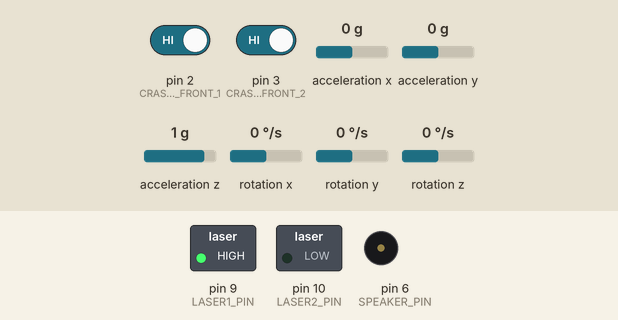
This sketch was run on a simulated Arduino Uno, built with avr-gcc and run on an emulated ATmega328P. On the bench: switched loads named in the sketch (green lamp = pin HIGH), buzzer (waves = sounding). Inputs (shaded band) come from the test bench; at power-on: pin 2 (CRASH_SENSOR_FRONT_1) HIGH, pin 3 (CRASH_SENSOR_FRONT_2) HIGH, acceleration x 0 g, acceleration y 0 g, acceleration z 1 g, rotation x 0 °/s, rotation y 0 °/s, rotation z 0 °/s. What the sketch prints to the serial monitor is not drawn.

Above: at 2.7 s.
2.8 s: pin 2 (CRASH_SENSOR_FRONT_1) driven LOW
At 2.89 s:
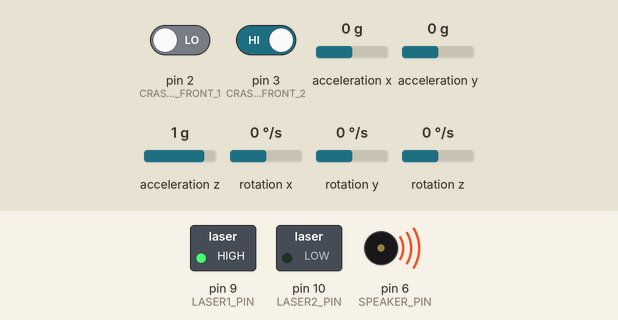
5.8 s: pin 3 (CRASH_SENSOR_FRONT_2) driven LOW
At 7.9 s:
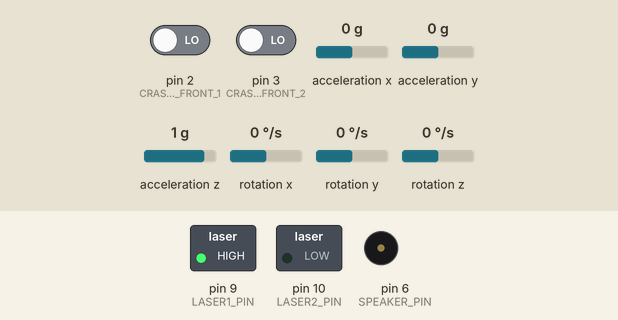
Timing chart, 0 to 9.4 s (numbered marks = the images above; inputs shaded):
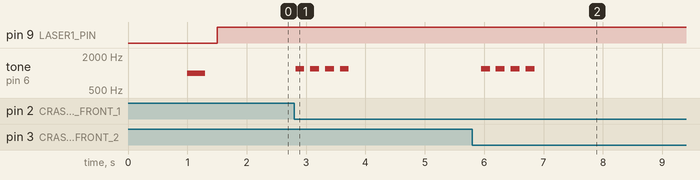

Measured:
- after the input at 2.8 s, tone on pin 6 (SPEAKER_PIN): alternates 1200 Hz for 0.15 s and silent for 0.10 s, 8 changes in all, then stays silent, starting at once
- after the input at 5.8 s, tone on pin 6 (SPEAKER_PIN): alternates 1200 Hz for 0.15 s and silent for 0.10 s, 8 changes in all, then stays silent, starting after 0.15 s

The sketch:

front.ino
```cpp
#include <Wire.h>
#include <MPU6050_light.h>
#include <SoftwareSerial.h>

MPU6050 mpu(Wire);

// 블루투스 모듈 핀 설정
const int BT_RX = 11;  // HC-06의 TX와 연결
const int BT_TX = 12;  // HC-06의 RX와 연결
SoftwareSerial bluetooth(BT_RX, BT_TX);

// 핀 설정
const int SPEAKER_PIN = 6;
const int LASER1_PIN = 9;
const int LASER2_PIN = 10;
const int CRASH_SENSOR_FRONT_1 = 2;
const int CRASH_SENSOR_FRONT_2 = 3;

// 후방 수신 데이터
bool rearCrash = false;
int dangerLevel = 0;

// 레이저2 깜빡임 제어
unsigned long previousMillis = 0;
const long blinkInterval = 500;
bool laser2State = false;

// 충격 기록용
unsigned long crash1LastTime = 0;
unsigned long crash2LastTime = 0;
const unsigned long crashDuration = 300; // ms
bool crash1Alarmed = false;
bool crash2Alarmed = false;

// 기울기 알람 중복 방지
bool prevTiltDetected = false;

void setup() {
  Serial.begin(9600);      // 디버깅용 시리얼
  bluetooth.begin(9600);   // 블루투스 통신 초기화
  Wire.begin();

  byte status = mpu.begin();
  mpu.calcOffsets();

  pinMode(SPEAKER_PIN, OUTPUT);
  pinMode(LASER1_PIN, OUTPUT);
  pinMode(LASER2_PIN, OUTPUT);

  // 내부 풀업 저항 활성화
  pinMode(CRASH_SENSOR_FRONT_1, INPUT_PULLUP);
  pinMode(CRASH_SENSOR_FRONT_2, INPUT_PULLUP);

  // 초기 테스트용: 스피커 소리 확인
  tone(SPEAKER_PIN, 1000, 300);
  delay(500);
}

void playAlarm() {
  for (int i = 0; i < 4; i++) {
    tone(SPEAKER_PIN, 1200);  // 짧고 날카로운 삐
    delay(150);
    noTone(SPEAKER_PIN);
    delay(100);
  }
}

void sendCrashData(String sensorId) {
  // JSON 형식으로 데이터 전송
  String jsonData = "{\"crash\":\"" + sensorId + "\"}";
  bluetooth.println(jsonData);
  Serial.println("블루투스 전송: " + jsonData);  // 디버깅용
}

void updateLasers() {
  unsigned long currentMillis = millis();

  switch (dangerLevel) {
    case 0:  // 안전
      digitalWrite(LASER1_PIN, HIGH);
      digitalWrite(LASER2_PIN, LOW);
      break;

    case 1:  // 경고
      digitalWrite(LASER1_PIN, LOW);
      digitalWrite(LASER2_PIN, HIGH);
      break;

    case 2:  // 위험
      digitalWrite(LASER1_PIN, LOW);

      if (currentMillis - previousMillis >= blinkInterval) {
        previousMillis = currentMillis;
        laser2State = !laser2State;
      }

      digitalWrite(LASER2_PIN, laser2State);
      break;
  }
}

void loop() {
  mpu.update();

  float ax = mpu.getAccX();
  float ay = mpu.getAccY();
  bool tiltDetected = abs(ax) > 1.5 || abs(ay) > 1.5;

  unsigned long now = millis();

  // 전방 충돌 감지 (풀업 사용: 충격 시 LOW)
  bool crash1 = digitalRead(CRASH_SENSOR_FRONT_1) == LOW;
  bool crash2 = digitalRead(CRASH_SENSOR_FRONT_2) == LOW;

  if (crash1) {
    Serial.println("센서 1 충격 감지됨");
    sendCrashData("FRONT1");  // 블루투스로 전송
    crash1LastTime = now;
  }
  if (crash2) {
    Serial.println("센서 2 충격 감지됨");
    sendCrashData("FRONT2");  // 블루투스로 전송
    crash2LastTime = now;
  }

  // 센서1 충격 발생 후 crashDuration 이내면 알람
  if (now - crash1LastTime < crashDuration && !crash1Alarmed) {
    playAlarm();
    crash1Alarmed = true;
  }
  if (now - crash1LastTime >= crashDuration) {
    crash1Alarmed = false;
  }

  // 센서2 충격 발생 후 crashDuration 이내면 알람
  if (now - crash2LastTime < crashDuration && !crash2Alarmed) {
    playAlarm();
    crash2Alarmed = true;
  }
  if (now - crash2LastTime >= crashDuration) {
    crash2Alarmed = false;
  }

  // 기울기 감지 알람
  if (tiltDetected && !prevTiltDetected) {
    Serial.println("기울기 감지됨");
    sendCrashData("TILT");  // 블루투스로 전송
    playAlarm();
  }
  prevTiltDetected = tiltDetected;

  // 후방 데이터 수신 (블루투스)
  if (bluetooth.available()) {
    String input = bluetooth.readStringUntil('\n');
    Serial.println("블루투스 수신: " + input);

    int sIndex = input.indexOf("S:");
    int cIndex = input.indexOf(",C:");

    if (sIndex >= 0 && cIndex > sIndex) {
      dangerLevel = input.substring(sIndex + 2, cIndex).toInt();
      rearCrash = input.substring(cIndex + 3).toInt() == 1;
    }
  }

  // 후방 충격 알람
  if (rearCrash) {
    Serial.println("후방 충격 감지됨");
    sendCrashData("REAR");  // 블루투스로 전송
    playAlarm();
    rearCrash = false;
  }

  // 레이저 상태 갱신
  updateLasers();
}
```
